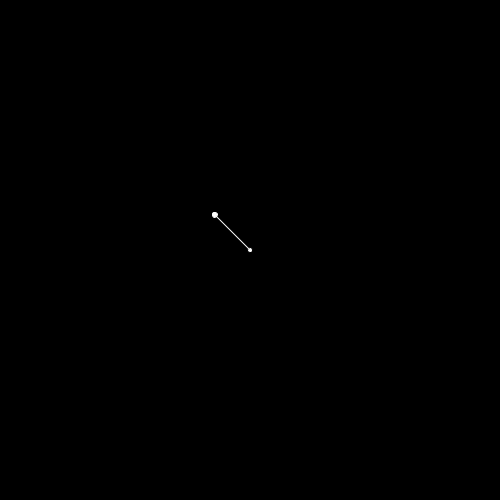
Frame 1 (no input)
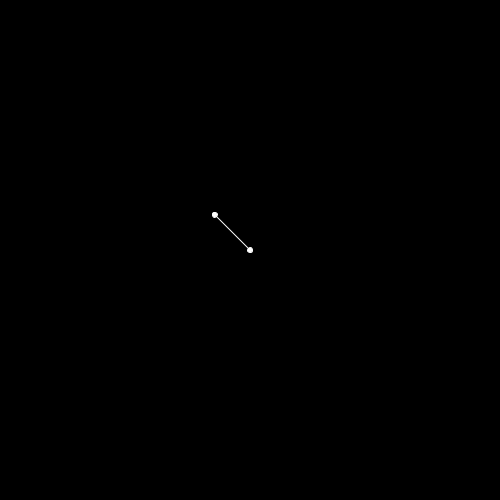
Frame 60 (the mouse pressed at the canvas centre just before this capture)
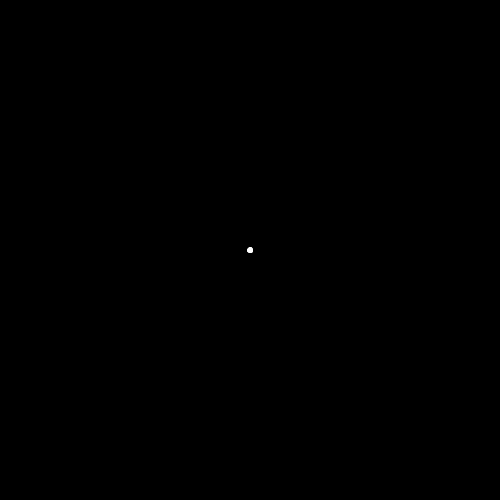
Frame 120 (the mouse held since frame 60 and released just before this capture)

The Processing sketch that drew these frames (run headless with seeded random() and noise(); from frame 60 on, the mouse is pressed at the canvas centre):

// Processing sketch: mathOperationVector
// ── mathOperationVector.pde
/*Vector : Un vector possede deux parametre. Son point d'origine et la magnitude. Ce deux parametre définisse son emplacement et sa direction
on peut alors faire differents calculs tels que

1/ ADD / SUB : add() - sub() addition ou soustraire une vecteur
2/ MULT / DIV "SCALE USE" mult() - div() - Le multiplier pour l'agrandir
3/ MAGNITUDE mag() = sqrt(x*x + y*y) (pythagore) c'est la racine carré de l'hypothénuse. C'est la longeur du deplacement de mon vecteur
4/ NORMALIZE normalize() = agrandir ou reduire un vecteur par rapport à une taille fixe. Normaliser un vecteur c'est le ramener à sa valeur 1

*/



void setup()
{
  size(500, 500, JAVA2D);
  smooth();
}

void draw()
{
  background(0);
  
  translate(width/2, height/2);
  fill(255);
  ellipse(0, 0, 5, 5);
  
  PVector mouse = new PVector(mouseX, mouseY);
  PVector center = new PVector(width/2, height/2);
  
  
  //1 soustraire un vecteur
  /*
  Sois mouse le vecteur de position mouseX, mouseY et Center le vecteur de position width/2, height/2.
  Soustraire le deux vecteur va me permettre de connaitre le vecteur séparant les deux elements.
  */
  
  mouse.sub(center); // j'ajoute l'inverse du vecteur center (soustraction)
   
  mouse.normalize(); // normaliser le vecteur à 1
  mouse.mult(50); // je le multiplie pas 50;
  
  /*--- normaliser et multiplier un cecteur peut etre simplifié par :
    
    mouse.setMag(50);
  Mais cette fonction n'est présente que dans processing 2.0  
  */
  
  stroke(255);
  line(0, 0, mouse.x, mouse.y);
  ellipse(mouse.x, mouse.y, 5, 5);
  
}
